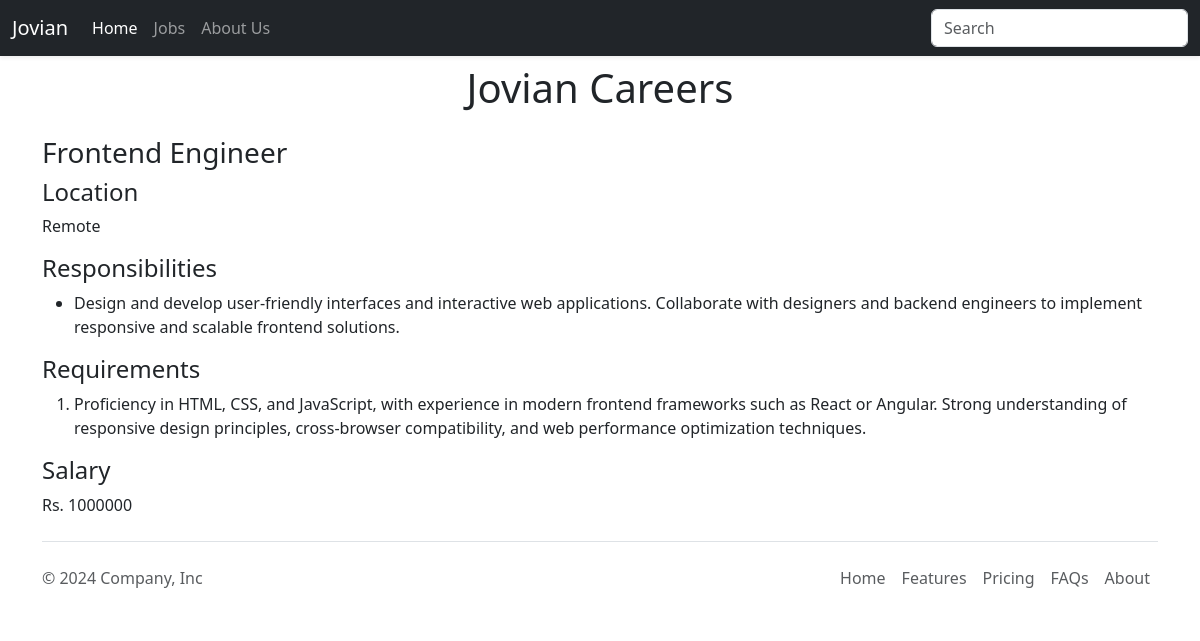
The page /job/3 on the database its author committed.
### tables this page shows
CREATE TABLE jobs (
    id INTEGER PRIMARY KEY AUTOINCREMENT,
    title VARCHAR(255) NOT NULL,
    location VARCHAR(255) NOT NULL,
    salary INT,
    currency VARCHAR(10),
    responsibilities VARCHAR(2000),
    requirements VARCHAR(2000)
);

### app.py (the view)
@app.route("/job/<id>")
def show_job(id):
  job = load_job_from_db(id)
  if not job:
    return "Not Found", 404
  return render_template('jobpage.html', job=job)

### database.py (called while the page is built)
def load_job_from_db(id):
  with engine.connect() as conn:
    result = conn.execute(text("select * from jobs where id = :val"),
                          {"val": id})
    rows = result.all()
    if len(rows) == 0:
      return None
    return rows

### templates/jobpage.html (shortened to what this page needs)
<!DOCTYPE html>
<html lang="en">
<head>
  {% include 'bootstrap.html' %}
</head>
<body>
  {% include 'nav.html' %}
   <div class="container">
   <h1 class="text-center mt-2 mb-4">Jovian Careers</h1>
    <h3>{{ job[0].title }}</h3>
    <h4>Location</h4>
    <p>{{ job[0].location }}</p>
    <h4>Responsibilities</h4>
    <ul>
     {% for line in job[0].responsibilities.split("\n") %}
     <li>  {{ line }} </li>
     {% endfor %}
    </ul>
    <h4>Requirements</h4>
    <ol>
      {% for line in job[0].requirements.split("\n") %}
      <li>  {{ line }} </li>
      {% endfor %}
    </ol>
    <h4>Salary</h4>
    <p>{{ job[0].currency }} {{ job[0].salary }}</p>
   </div>
  {% include 'footer.html' %}
</body>
</html>

### rows shown on the page
jobs: title "Frontend Engineer", location "Remote", responsibilities "Design and develop user-friendly interfaces and interactive web applications. Collaborate with designers and backend engineers to implement responsive and scalable frontend solutions.", requirements "Proficiency in HTML, CSS, and JavaScript, with experience in modern frontend frameworks such as React or Angular. Strong understanding of responsive design principles, cross-browser compatibility, and web performance optimization techniques.", currency "Rs.", salary "1000000"
